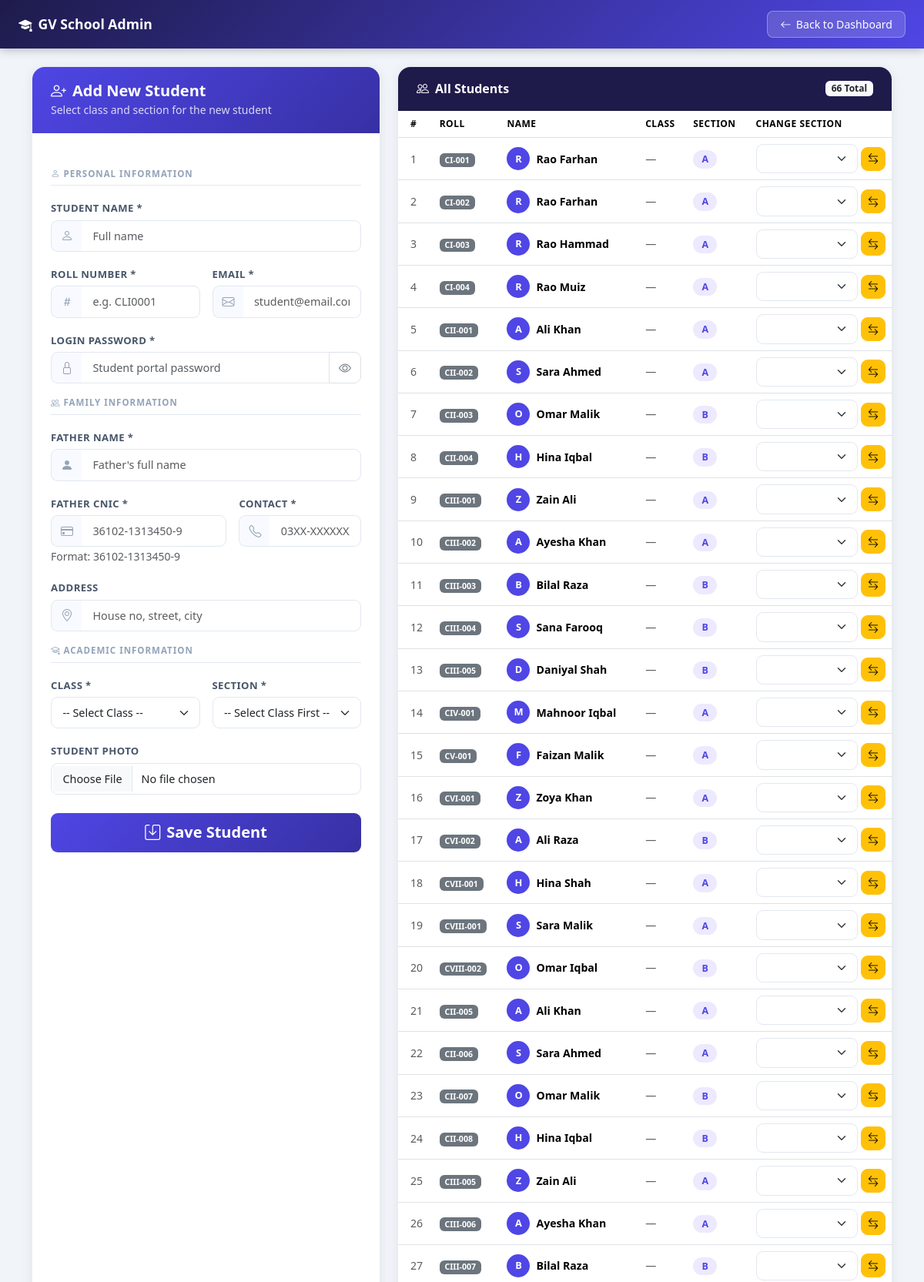
Page /stu/Save/ (upper part) on the committed database.
### student/models.py (models this page shows, shortened)
class Students(models.Model):
    id = models.AutoField(primary_key=True)
    Roll = models.CharField(max_length=50)
    grade = models.ForeignKey('cls.Grade', on_delete=models.CASCADE, null=True, blank=True)
    section = models.ForeignKey('cls.Section', on_delete=models.SET_NULL, null=True, blank=True, related_name='students_set')
    Name = models.CharField(max_length=50)
    F_Name = models.CharField(max_length=50)
    F_CNIC = models.CharField(
        max_length=15,
        validators=[RegexValidator(
            regex=r'^\d{5}-\d{7}-\d{1}$',
            message="CNIC must be 36102-1313450-9 format"
        )],
        null=False,
        blank=False
    )
    E_mail=models.EmailField(max_length=100,default="test@example.com",null=False)
    Contact = models.CharField(max_length=20)
    Address = models.CharField(max_length=1000, default='')
    Image = models.ImageField(upload_to='image', default='')

### cls/models.py (models this page shows, shortened)
class Section(models.Model):
    grade         = models.ForeignKey(Grade, on_delete=models.CASCADE)
    section       = models.CharField(max_length=50)

### student/views.py (the view, shortened to what this page needs)
# urls.py: 2. Add a URL to urlpatterns:  path('', views.home, name='home')
def Add(request):
    grades   = Grade.objects.all()
    sections = Section.objects.all()
    students = Students.objects.select_related('grade', 'section').all()
    return render(request, 'stu/Add.html', {
        'grades'  : grades,
        'sections': sections,
        'students': students,
    })

### student/Templates/stu/Add.html (shortened to what this page needs)
<!DOCTYPE html>
<html lang="en">
<head>
  <link href="https://cdn.jsdelivr.net/npm/bootstrap@5.3.2/dist/css/bootstrap.min.css" rel="stylesheet">
  <link href="https://cdn.jsdelivr.net/npm/bootstrap-icons@1.11.3/font/bootstrap-icons.css" rel="stylesheet">
</head>
<body>
<nav class="top-nav">
  <a class="brand" href="{% url 'Home' %}">
    <i class="bi bi-mortarboard-fill"></i> GV School Admin
  </a>
  <a class="back-btn" href="{% url 'Home' %}">
    <i class="bi bi-arrow-left"></i> Back to Dashboard
  </a>
</nav>
<div class="container py-4">
  <div class="row g-4">
    <div class="col-lg-5">
      <div class="card h-100">
        <div class="card-header-grad">
          <h5 class="mb-0 fw-bold">
            <i class="bi bi-person-plus me-2"></i>Add New Student
          </h5>
          <small style="opacity:.8">
            Select class and section for the new student
          </small>
        </div>
        <div class="card-body p-4">
          <form method="POST" enctype="multipart/form-data" novalidate>
            <div class="section-divider">
              <i class="bi bi-person me-1"></i>Personal Information
            </div>
            <div class="row g-3">
              <div class="col-12">
                <label class="form-label">Student Name *</label>
                <div class="input-group">
                  <span class="input-group-text"><i class="bi bi-person"></i></span>
                  <input type="text" name="Name" class="form-control"
                         placeholder="Full name" required>
                </div>
              </div>
              <div class="col-md-6">
                <label class="form-label">Roll Number *</label>
                <div class="input-group">
                  <span class="input-group-text"><i class="bi bi-hash"></i></span>
                  <input type="text" name="Roll" class="form-control"
                         placeholder="e.g. CLI0001" required>
                </div>
              </div>
              <div class="col-md-6">
                <label class="form-label">Email *</label>
                <div class="input-group">
                  <span class="input-group-text"><i class="bi bi-envelope"></i></span>
                  <input type="email" name="Email" class="form-control"
                         placeholder="student@email.com" required>
                </div>
              </div>
              <div class="col-12">
                <label class="form-label">Login Password *</label>
                <div class="input-group">
                  <span class="input-group-text"><i class="bi bi-lock"></i></span>
                  <input type="password" name="loginPassword" class="form-control"
                         placeholder="Student portal password" required>
                  <button class="btn btn-outline-secondary border" type="button"
                          onclick="togglePass(this)">
                    <i class="bi bi-eye"></i>
                  </button>
                </div>
              </div>
            </div>
            <div class="section-divider mt-3">
              <i class="bi bi-people me-1"></i>Family Information
            </div>
            <div class="row g-3">
              <div class="col-12">
                <label class="form-label">Father Name *</label>
                <div class="input-group">
                  <span class="input-group-text"><i class="bi bi-person-fill"></i></span>
                  <input type="text" name="F_Name" class="form-control"
                         placeholder="Father's full name" required>
                </div>
              </div>
              <div class="col-md-7">
                <label class="form-label">Father CNIC *</label>
                <div class="input-group">
                  <span class="input-group-text"><i class="bi bi-credit-card"></i></span>
                  <input type="text" name="F_cnic" class="form-control"
                         placeholder="36102-1313450-9"
                         pattern="^\d{5}-\d{7}-\d{1}$"
                         title="Format: 36102-1313450-9"
                         maxlength="15" required
                         oninput="formatCnic(this)">
                </div>
                <small class="text-muted">Format: 36102-1313450-9</small>
              </div>
              <div class="col-md-5">
                <label class="form-label">Contact *</label>
                <div class="input-group">
                  <span class="input-group-text"><i class="bi bi-telephone"></i></span>
                  <input type="text" name="Contact" class="form-control"
                         placeholder="03XX-XXXXXXX" required>
                </div>
              </div>
              <div class="col-12">
                <label class="form-label">Address</label>
                <div class="input-group">
                  <span class="input-group-text"><i class="bi bi-geo-alt"></i></span>
                  <input type="text" name="Address" class="form-control"
                         placeholder="House no, street, city">
                </div>
              </div>
            </div>
            <div class="section-divider mt-3">
              <i class="bi bi-mortarboard me-1"></i>Academic Information
            </div>
            <div class="row g-3">
              <div class="col-md-6">
                <label class="form-label">Class *</label>
                <select name="grade_id" class="form-select" id="gradeSelect"
                        onchange="loadSections(this.value)" required>
                  <option value="" disabled selected>-- Select Class --</option>
                </select>
              </div>
              <div class="col-md-6">
                <label class="form-label">Section *</label>
                <select name="section_id" class="form-select" id="sectionSelect" required>
                  <option value="" disabled selected>-- Select Class First --</option>
                </select>
              </div>
              <div class="col-12">
                <label class="form-label">Student Photo</label>
                <input type="file" name="image" class="form-control"
                       accept="image/*" onchange="previewImage(this)">
              </div>
            </div>
            <div class="d-grid mt-4">
              <button type="submit" class="btn btn-primary btn-lg">
                <i class="bi bi-save me-2"></i>Save Student
              </button>
            </div>
          </form>
        </div>
      </div>
    </div>
    <div class="col-lg-7">
      <div class="card">
        <div class="card-header d-flex justify-content-between align-items-center"
             style="background:#1e1b4b;color:#fff;border-radius:16px 16px 0 0;padding:1rem 1.5rem">
          <span class="fw-bold">
            <i class="bi bi-people me-2"></i>All Students
          </span>
          <span class="badge bg-light text-dark">{{ students|length }} Total</span>
        </div>
        <div class="card-body p-0">
          <div class="table-responsive">
            <table class="table table-hover mb-0">
              <thead style="background:#f1f5f9">
                <tr>
                  <th class="ps-3">#</th>
                  <th>Roll</th>
                  <th>Name</th>
                  <th>Class</th>
                  <th>Section</th>
                  <th>Change Section</th>
                </tr>
              </thead>
              <tbody>
                {% for st in students %}
                <tr>
                  <td class="ps-3 text-muted">{{ forloop.counter }}</td>
                  <td>
                    <span class="badge bg-secondary">{{ st.Roll }}</span>
                  </td>
                  <td>
                    <div class="d-flex align-items-center gap-2">
                      <div class="avatar">{{ st.Name|first }}</div>
                      <span class="fw-semibold">{{ st.Name }}</span>
                    </div>
                  </td>
                  <td class="text-muted small">
                    {{ st.grade.grade|default:"—" }}
                  </td>
                  <td>
                    <span class="section-badge">
                      {{ st.section.section|default:"—" }}
                    </span>
                  </td>
                  <td>
                    <form method="POST" action="{% url 'ChangeSection' %}"
                          class="d-flex gap-1 align-items-center">
                      <select name="new_section_id"
                              class="form-select form-select-sm"
                              style="min-width:110px;font-size:.78rem">
                      </select>
                      <button type="submit"
                              class="btn btn-sm btn-warning px-2"
                              title="Change Section">
                        <i class="bi bi-arrow-left-right"></i>
                      </button>
                    </form>
                  </td>
                </tr>
                {% endfor %}
              </tbody>
            </table>
          </div>
        </div>
      </div>
    </div>
  </div>
</div>
</body>
</html>

### student/Templates/stu/Add.html (style rules this page uses)
:root { --primary : #4f46e5; --primary-d : #3730a3; --bg : #f1f5f9; }
body { background: var(--bg); font-family: 'Segoe UI', sans-serif; min-height: 100vh; }
.top-nav { background: linear-gradient(135deg, #1e1b4b, #4f46e5); padding: .85rem 1.5rem; display: flex; align-items: center; justify-content: space-between; box-shadow: 0 2px 12px rgba(0,0,0,.25); }
.top-nav .brand { color: #fff; font-weight: 700; font-size: 1.1rem; text-decoration: none; display: flex; align-items: center; gap: .5rem; }
.top-nav .back-btn { background: rgba(255,255,255,.15); color: #fff; border: 1px solid rgba(255,255,255,.3); border-radius: 8px; padding: .4rem 1rem; font-size: .88rem; text-decoration: none; transition: .2s; display: flex; align-items: center; gap: .4rem; }
.card { border: none; border-radius: 16px; box-shadow: 0 2px 16px rgba(0,0,0,.08); }
.card-header-grad { background: linear-gradient(135deg, #4f46e5, #3730a3); color: #fff; border-radius: 16px 16px 0 0; padding: 1.2rem 1.5rem; }
.form-control, .form-select { border-radius: 9px; border: 1.5px solid #e2e8f0; font-size: .9rem; padding: .55rem .9rem; transition: .2s; }
.form-label { font-weight: 600; font-size: .82rem; color: #475569; margin-bottom: .3rem; text-transform: uppercase; letter-spacing: .4px; }
.input-group-text { background: #f8faff; border: 1.5px solid #e2e8f0; border-right: none; border-radius: 9px 0 0 9px; color: #94a3b8; }
.input-group .form-control { border-left: none; border-radius: 0 9px 9px 0; }
.section-divider { font-size: .72rem; font-weight: 700; text-transform: uppercase; letter-spacing: 1px; color: #94a3b8; border-bottom: 1px solid #e2e8f0; padding-bottom: .4rem; margin: 1.2rem 0 1rem; }
.btn { border-radius: 9px; font-weight: 600; }
.btn-primary { background: linear-gradient(135deg, #4f46e5, #3730a3); border: none; padding: .65rem 1.5rem; }
.table th { font-size: .75rem; text-transform: uppercase; letter-spacing: .5px; font-weight: 700; }
.table td { vertical-align: middle; font-size: .88rem; }
.section-badge { background: #ede9fe; color: #4f46e5; padding: .2rem .7rem; border-radius: 20px; font-size: .78rem; font-weight: 600; }
.avatar { width: 30px; height: 30px; border-radius: 50%; background: var(--primary); color: #fff; display: inline-flex; align-items: center; justify-content: center; font-weight: 700; font-size: .8rem; flex-shrink: 0; }

### rows in the picture
Students: Roll "CI-001", Name|first "R", Name "Rao Farhan", grade.grade "—", section.section "A"
Students: Roll "CI-002", Name|first "R", Name "Rao Farhan", grade.grade "—", section.section "A"
Students: Roll "CI-003", Name|first "R", Name "Rao Hammad", grade.grade "—", section.section "A"
Students: Roll "CI-004", Name|first "R", Name "Rao Muiz", grade.grade "—", section.section "A"
Students: Roll "CII-001", Name|first "A", Name "Ali Khan", grade.grade "—", section.section "A"
Students: Roll "CII-002", Name|first "S", Name "Sara Ahmed", grade.grade "—", section.section "A"
Students: Roll "CII-003", Name|first "O", Name "Omar Malik", grade.grade "—", section.section "B"
Students: Roll "CII-004", Name|first "H", Name "Hina Iqbal", grade.grade "—", section.section "B"
Students: Roll "CIII-001", Name|first "Z", Name "Zain Ali", grade.grade "—", section.section "A"
Students: Roll "CIII-002", Name|first "A", Name "Ayesha Khan", grade.grade "—", section.section "A"
Students: Roll "CIII-003", Name|first "B", Name "Bilal Raza", grade.grade "—", section.section "B"
Students: Roll "CIII-004", Name|first "S", Name "Sana Farooq", grade.grade "—", section.section "B"
Students: Roll "CIII-005", Name|first "D", Name "Daniyal Shah", grade.grade "—", section.section "B"
Students: Roll "CIV-001", Name|first "M", Name "Mahnoor Iqbal", grade.grade "—", section.section "A"
Students: Roll "CV-001", Name|first "F", Name "Faizan Malik", grade.grade "—", section.section "A"
Students: Roll "CVI-001", Name|first "Z", Name "Zoya Khan", grade.grade "—", section.section "A"
Students: Roll "CVI-002", Name|first "A", Name "Ali Raza", grade.grade "—", section.section "B"
Students: Roll "CVII-001", Name|first "H", Name "Hina Shah", grade.grade "—", section.section "A"
Students: Roll "CVIII-001", Name|first "S", Name "Sara Malik", grade.grade "—", section.section "A"
Students: Roll "CVIII-002", Name|first "O", Name "Omar Iqbal", grade.grade "—", section.section "B"
Students: Roll "CII-005", Name|first "A", Name "Ali Khan", grade.grade "—", section.section "A"
Students: Roll "CII-006", Name|first "S", Name "Sara Ahmed", grade.grade "—", section.section "A"
Students: Roll "CII-007", Name|first "O", Name "Omar Malik", grade.grade "—", section.section "B"
Students: Roll "CII-008", Name|first "H", Name "Hina Iqbal", grade.grade "—", section.section "B"
Students: Roll "CIII-005", Name|first "Z", Name "Zain Ali", grade.grade "—", section.section "A"
Students: Roll "CIII-006", Name|first "A", Name "Ayesha Khan", grade.grade "—", section.section "A"
Students: Roll "CIII-007", Name|first "B", Name "Bilal Raza", grade.grade "—", section.section "B"

### other values in the picture
{{ students|length }} "66"
